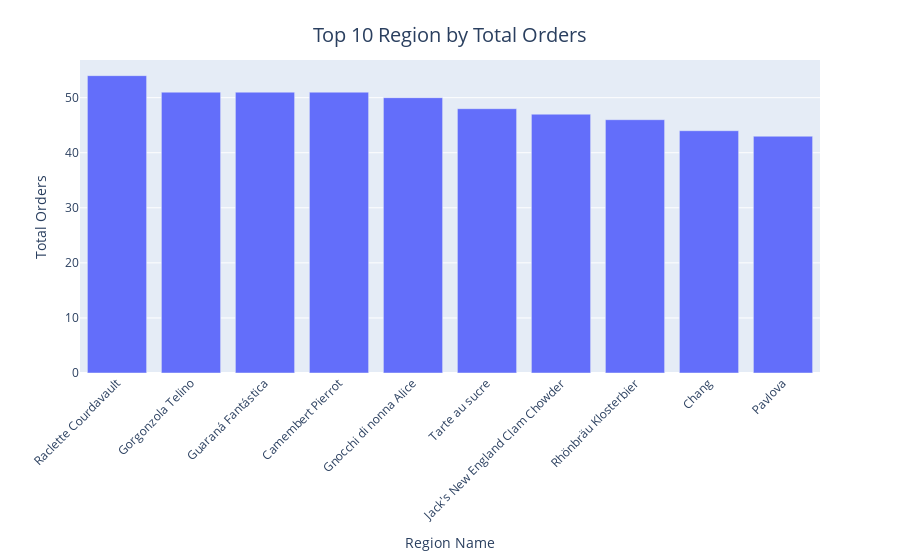

This figure's notebook cell:
### Code cell
fig = px.bar(x = Orders.groupby('ProductName')['OrderID'].nunique().sort_values(ascending = False).head(10).index ,
             y = Orders.groupby('ProductName')['OrderID'].nunique().sort_values(ascending = False).head(10).values)
fig.update_layout(
    xaxis_title='Region Name',
    yaxis_title='Total Orders',
    title_text='Top 10 Region by Total Orders',
    title_x=0.5,
    title_y=0.95,
    title_font=dict(size=20),
    xaxis_tickangle=-45
)
fig.show()

### Figure 1 — Plotly figure (JSON) as saved in the notebook; plotly's stock layout.template omitted (floating-point values rounded to 4 significant figures)
{"data": [{"alignmentgroup": "True", "hovertemplate": "x=%{x}<br>y=%{y}<extra></extra>", "legendgroup": "", "marker": {"color": "#636efa", "pattern": {"shape": ""}}, "name": "", "offsetgroup": "", "orientation": "v", "showlegend": false, "textposition": "auto", "type": "bar", "x": ["Raclette Courdavault", "Gorgonzola Telino", "Guaraná Fantástica", "Camembert Pierrot", "Gnocchi di nonna Alice", "Tarte au sucre", "Jack's New England Clam Chowder", "Rhönbräu Klosterbier", "Chang", "Pavlova"], "xaxis": "x", "y": [54, 51, 51, 51, 50, 48, 47, 46, 44, 43], "yaxis": "y"}], "layout": {"barmode": "relative", "legend": {"tracegroupgap": 0}, "margin": {"t": 60}, "title": {"font": {"size": 20}, "text": "Top 10 Region by Total Orders", "x": 0.5, "y": 0.95}, "xaxis": {"anchor": "y", "domain": [0, 1], "tickangle": -45, "title": {"text": "Region Name"}}, "yaxis": {"anchor": "x", "domain": [0, 1], "title": {"text": "Total Orders"}}}}
